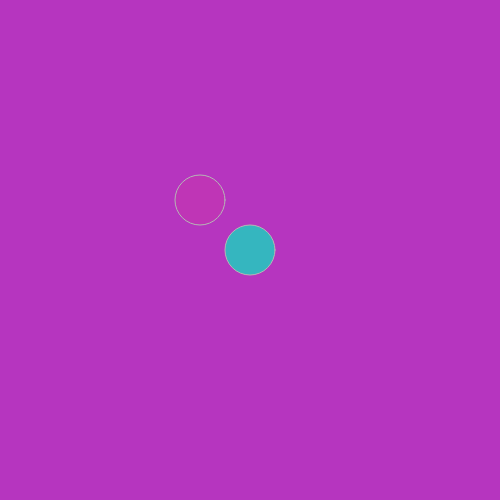
Frame 1 (no input)
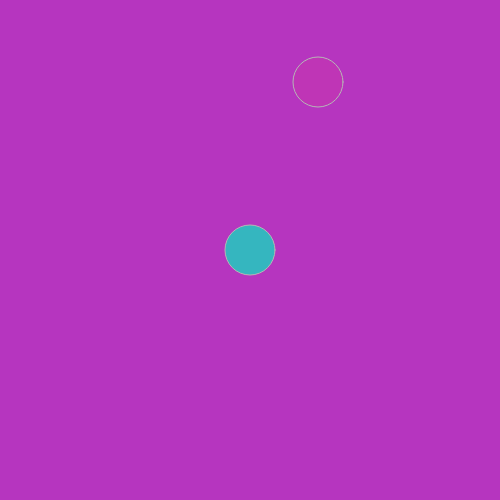
Frame 60 (no input)
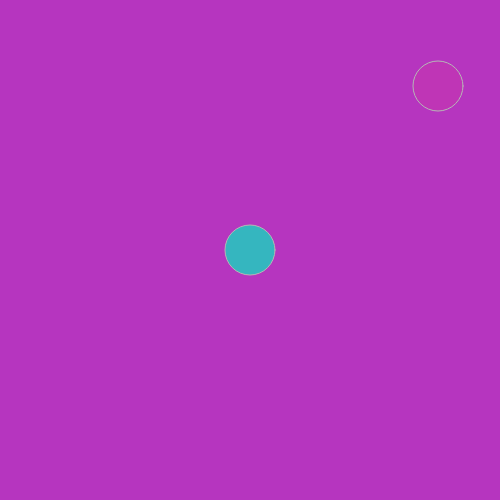
Frame 120 (the mouse pressed at the canvas centre since frame 60)

The p5.js sketch that drew these frames (run headless with seeded random() and noise() and a simulated clock; from frame 60 on, the mouse is pressed at the canvas centre):

// p5.js sketch
// ── sketch.js
/* 
moves shapes
created by Daniel Wen may 12 2017
*/

var ball1X = 200;// x of ball 1
var ball1Y = 200;// y of ball 1
var ball2X = 250;//
var ball2Y = 250;

var circSize = 50; //size of the ball
var speedX = 2; //direction of ball 1's left and right
var speedY = 2; //direction of ball 1's up and down
function setup() {
 createCanvas(500,500);  
 r = random(255);//red 
 g = random(255);//green
 b = random(255);//blue
 
}

function draw() {
  background(r,g,b);//random background color
  stroke(r);//random color of stroke
  fill(b,g,r);//different random color of ball 1
  ellipse(ball1X, ball1Y, circSize, circSize);//ball 1
  
  fill(g,r,b); //random color of ball2
  ellipse(ball2X, ball2Y, circSize, circSize);//ball 2
  
  
  
  ball1X = ball1X + speedX; //makes ball 1 move left or right
  ball1Y = ball1Y - speedY; //makes ball 1 move up or down
 
  
  if(ball1X > width - (circSize/2) || ball1X < 0 + (circSize/2)){
    speedX = speedX *-1;
    
  }
  
  if(ball1Y > height - (circSize/2) || ball1Y < 0 + (circSize/2)){
    speedY = speedY *-1;
    
  }
  
}
